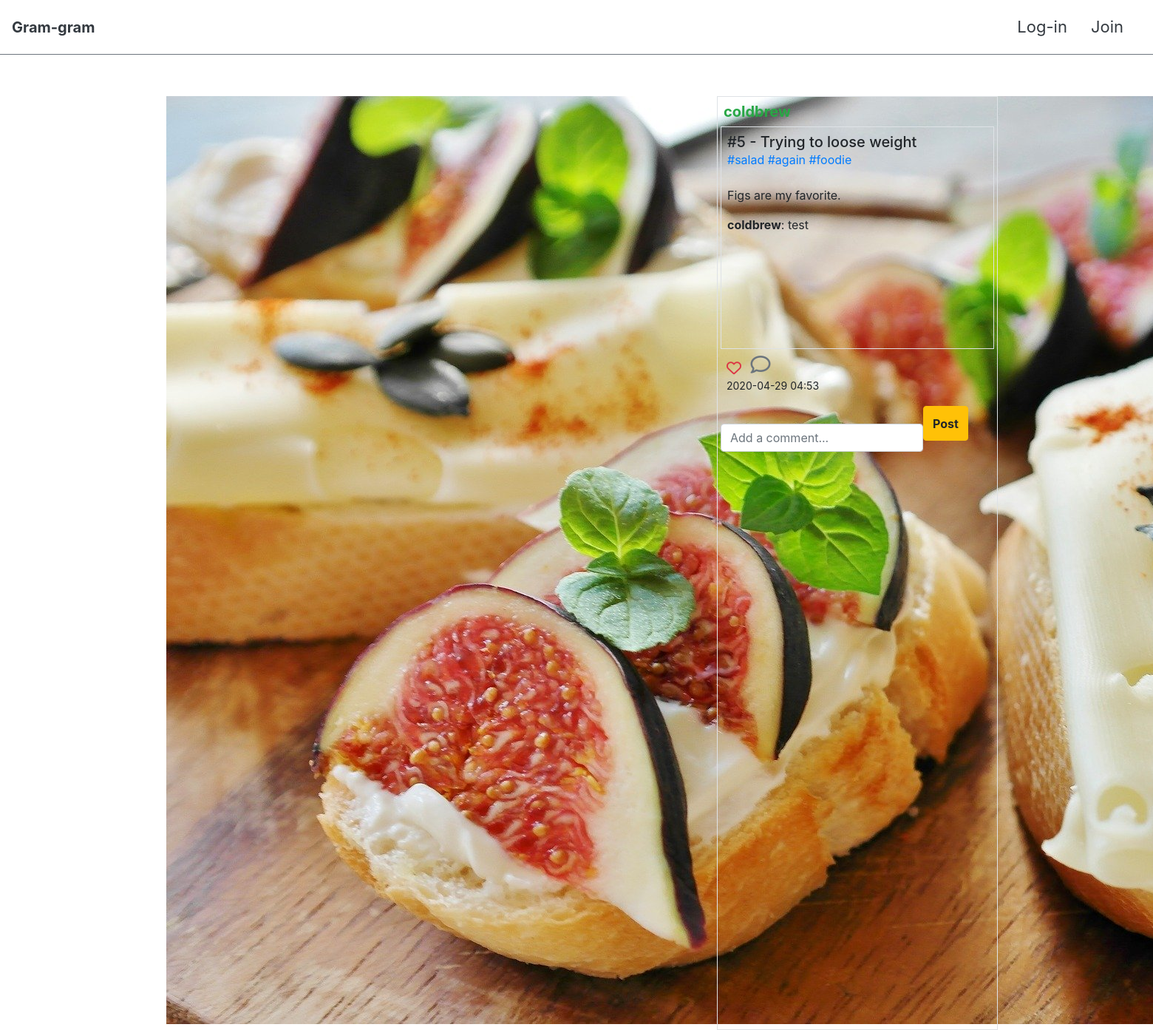
The page /articles/5/ on the database its author committed.
### articles/models.py (models this page shows, shortened)
class Article(models.Model):
    title = models.CharField(max_length=100)
    content = models.TextField()
    image = models.ImageField(blank=True)
    image_thumbnail = ImageSpecField(source='image',
                                      processors=[ResizeToFit(700, 700)],
                                      format='JPEG',
                                      options={'quality': 60})
    created_at = models.DateTimeField(auto_now_add=True)
    updated_at = models.DateTimeField(auto_now=True)
    user = models.ForeignKey(settings.AUTH_USER_MODEL, on_delete=models.CASCADE)
    liked_users = models.ManyToManyField(settings.AUTH_USER_MODEL, related_name='liked_articles')
    tags = models.ManyToManyField('Hashtag', blank=True)
    class Meta:
        ordering = ['-created_at']

class Hashtag(models.Model):
    name = models.CharField(max_length=100, unique=True)

class Comment(models.Model):
    content = models.TextField()
    article = models.ForeignKey(Article, on_delete=models.CASCADE, related_name='comments')
    user = models.ForeignKey(settings.AUTH_USER_MODEL, on_delete=models.CASCADE)

### accounts/models.py (models this page shows)
class User(AbstractUser):
    followers = models.ManyToManyField(settings.AUTH_USER_MODEL, related_name='followings')

### articles/views.py (the view)
# urls.py: path('<int:article_id>/', views.comments, name='comments'),
def comments(request, article_id):
    article = get_object_or_404(Article, id=article_id)
    form = CommentForm()
    context = {
        'article':article,
        'form':form,
    }
    return render(request, 'articles/comment.html', context)

### articles/forms.py
class CommentForm(forms.ModelForm):
    content = forms.CharField(
        label = '',
        widget=forms.TextInput(
            attrs={
                'row':2,
                'col':10,
                'placeholder':'Add a comment...',
                'class':'form-control',
            }
        )
    )
    class Meta:
        model = Comment
        fields = ['content']

### articles/templatetags/article_extras.py (called while the page is built)
@register.filter
def add_link(value):
    content = value.content
    tags = value.tags.all()
    for tag in tags:
        content = re.sub(r'\#'+tag.name+r'\b', '<a href="/articles/explore/'+tag.name+'/">#'+tag.name+'</a>', content)
    return content

### articles/templates/articles/comment.html (shortened to what this page needs)
{% extends 'base.html' %}
{% load bootstrap4 %}
{% load article_extras %}
{% load mathfilters %}
{% block content %}
<div class="row" >
    <div class="col-8">
        <img src="{{article.image_thumbnail.url}}" class="d-block m-auto pb-2"/>
    </div>
    <div class="col-4 border p-1">
        <div class="border-bottom d-flex justify-content-between pl-1 pt-1">
            <h5><a href="{% url 'profile' article.user.username %}" class="text-success"><strong>{{ article.user.username }}</strong></a> </h5>
        </div>
        <div class="border-left border-right border-bottom pl-2 pt-2"style="height: 300px; overflow-y: auto">
            <h5 class="card-title m-0">#{{article.pk}} - {{article.title}}</h5>
            <p>{{article|add_link|safe|linebreaksbr}}</p>
            {% for comment in article.comments.all %}
                <div class="d-flex justify-content-between m-0">
                    <p class="mb-0 p-0"><strong>{{comment.user}}</strong>:   {{ comment.content }}</p>
                </div>
                {% empty %}
                <p>There is no comment.</p>
            {% endfor %}
        </div>
        <div class="d-block w-100 pt-2 pl-2" >
            <div >
                <span>{% include 'articles/like.html'%}</span>
                <span><a href="{% url 'articles:comments' article.pk %}"><i class="far fa-comment text-secondary" style='font-size:27px'></i></a></span>
            </div>
            <p class="mt-0"><small>{{ article.created_at|date:'Y-m-d H:i' }}</small></p>
        </div>
        <div>
            <form action="{% url 'articles:comment_create' article.pk %}" method="POST" enctype="multipart/form-data" class="d-flex">
                {% bootstrap_form form%}
                <button class="btn btn-warning py-0" style="height: 47px;"><strong>Post</strong></button>
            </form>
        </div>
    </div>
</div>
{% endblock %}

### rows shown on the page
Article: image_thumbnail (picture), user.username "coldbrew", pk "5", title "Trying to loose weight", content+id "#salad #again #foodie Figs are my favorite.", created_at "2020-04-29 04:53"
Comment: user "coldbrew", content "test"
